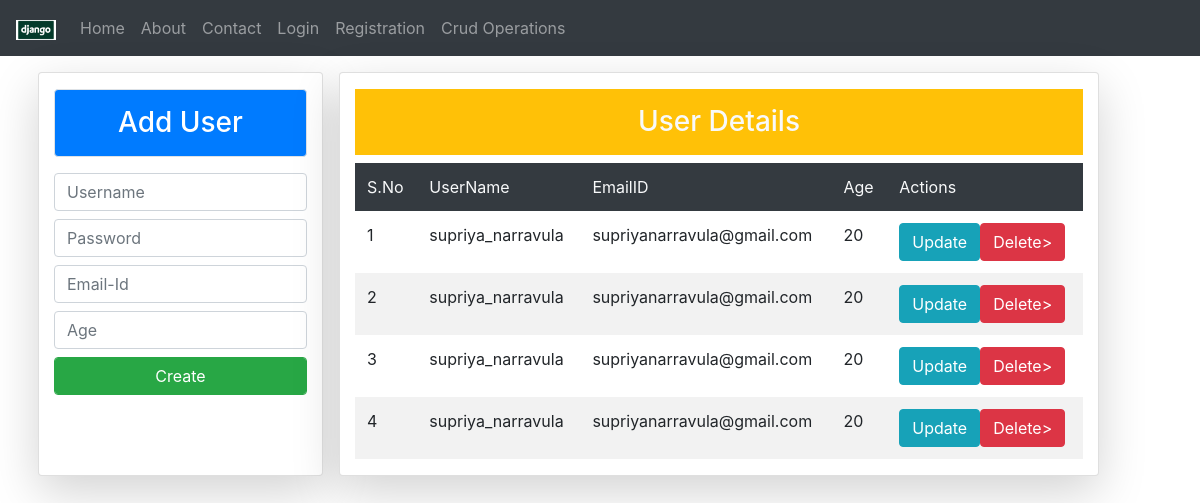
The app's page /cr/ with its own data.
### Emp/models.py (models this page shows)
class UsrRg(models.Model):
	username=models.CharField(max_length=120)
	password=models.CharField(max_length=120)
	email=models.CharField(max_length=120)
	age=models.IntegerField()

### Emp/views.py (the view, shortened to what this page needs)
# urls.py: path('cr/',views.crud,name="cd"),
def crud(request):
	data2=UsrRg.objects.all()
	return render(request,'html/actions.html',{'info':data2})

### Emp/templates/html/actions.html (shortened to what this page needs)
{% extends 'html/header.html' %}
{% block content %}
<div class="container">
	<div class="row">
		<div class="card col-md-3 mt-3 mx-2 shadow-lg">
			<h3 class="p-3 bg-primary text-center text-white mt-3 border rounded">Add User</h3>
			<form method="POST">
				<input type="text" name="username" class="form-control my-2" placeholder="Username">
				<input type="password" name="password" class="form-control my-2" placeholder="Password">
				<input type="email" name="email" class="form-control my-2" placeholder="Email-Id">
				<input type="number" name="age" class="form-control my-2" placeholder="Age">
				<input type="submit" value="Create" class="form-control btn btn-success btn-block my-2">
            </form>
		</div>
		<div class="card col-md-8 mt-3 mx-2 shadow-lg">
			<h3 class="p-3 bg-warning text-center text-light mt-3">User Details</h3>
			<table class="table table-striped table-hover table-borderless">
				<tr class="bg-dark text-light">
					<td>S.No</td>
					<td>UserName</td>
					<td>EmailID</td>
					<td>Age</td>
					<td>Actions</td>
				</tr>
				{% for i in info %}
				<tr>
					<td>{{forloop.counter}}</td>
					<td>{{i.username}}</td>
					<td>{{i.email}}</td>
                    <td>{{i.age}}</td>
                    <td><a href="" class="btn btn-info">Update</a><a href="{% url 'delete' i.id %}" class="btn btn-danger">Delete></a></td>
				</tr>
				{% endfor %}
			</table>
		</div>
	</div>
</div>
{% endblock %}

### Emp/templates/html/header.html (shortened to what this page needs)
{% load static %}
<!DOCTYPE html>
<html lang="en">
<head>
  <link rel="stylesheet" href="{% static 'css/bootstrap.min.css' %}">
</head>
<body>
{% include 'html/navbar.html' %}
{% block content %}
{% endblock %}
</body>
</html>

### Emp/templates/html/navbar.html (shortened to what this page needs)
{% load static %}
<nav class="navbar navbar-expand-sm bg-dark navbar-dark">
  <a class="navbar-brand" href="{% url 'hm' %}">
    <img src="{% static 'images/brand.png' %}" alt="logo" style="width:40px;">
  </a>
  <div class="collapse navbar-collapse" id="collapsibleNavbar">
  <ul class="navbar-nav">
    <li class="nav-item">
      <a class="nav-link" href="{% url 'hm' %}">Home</a>
    </li>
    <li class="nav-item">
      <a class="nav-link" href="{% url 'ab' %}">About</a>
    </li>
    <li class="nav-item">
      <a class="nav-link" href="{% url 'cn' %}">Contact</a>
      <li class="nav-item">
        <a class="nav-link" href="{% url 'lg' %}">Login</a>
    </li>
    <li class="nav-item">
      <a class="nav-link" href="{% url 'rg' %}">Registration</a>
    </li>
    <li class="nav-item">
      <a class="nav-link" href="{% url 'cd' %}">Crud Operations</a>
    </li>
  </ul>
</div>
</nav>

### records on screen
UsrRg: username "supriya_narravula", email "supriyanarravula@gmail.com", age "20"
UsrRg: username "supriya_narravula", email "supriyanarravula@gmail.com", age "20"
UsrRg: username "supriya_narravula", email "supriyanarravula@gmail.com", age "20"
UsrRg: username "supriya_narravula", email "supriyanarravula@gmail.com", age "20"
